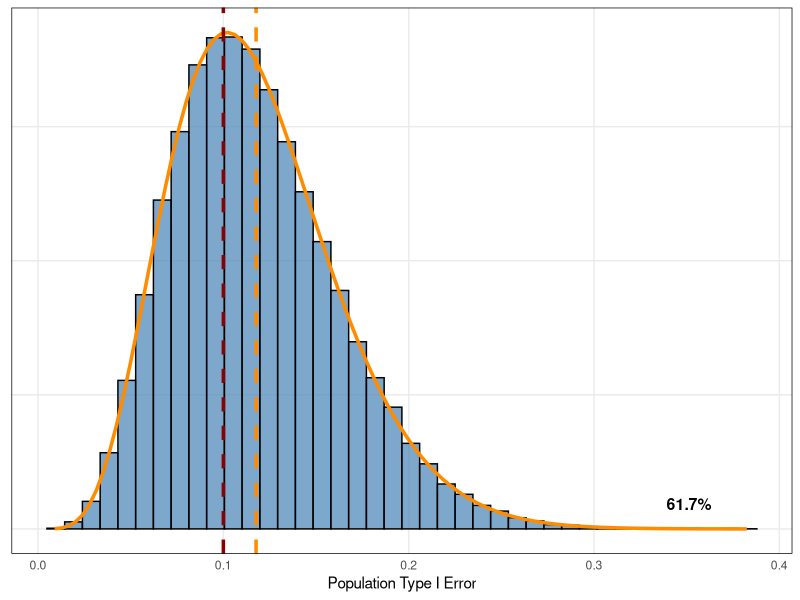
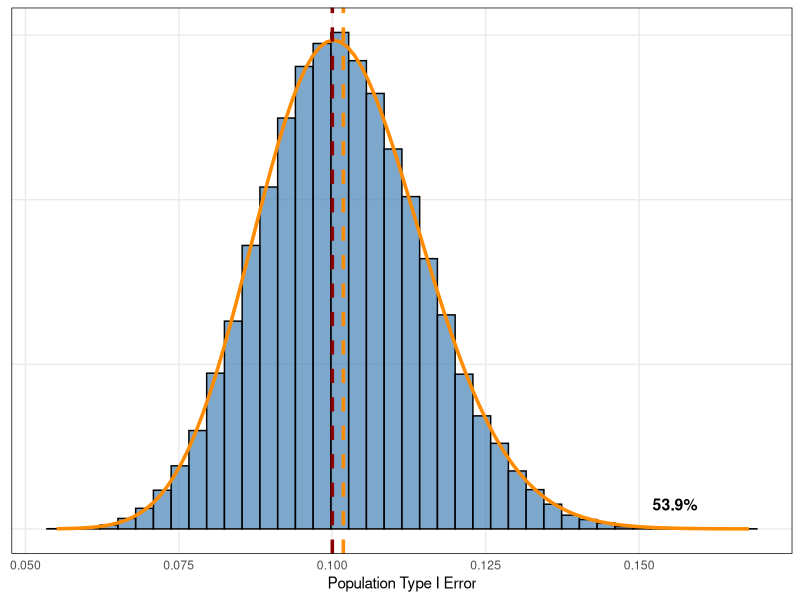
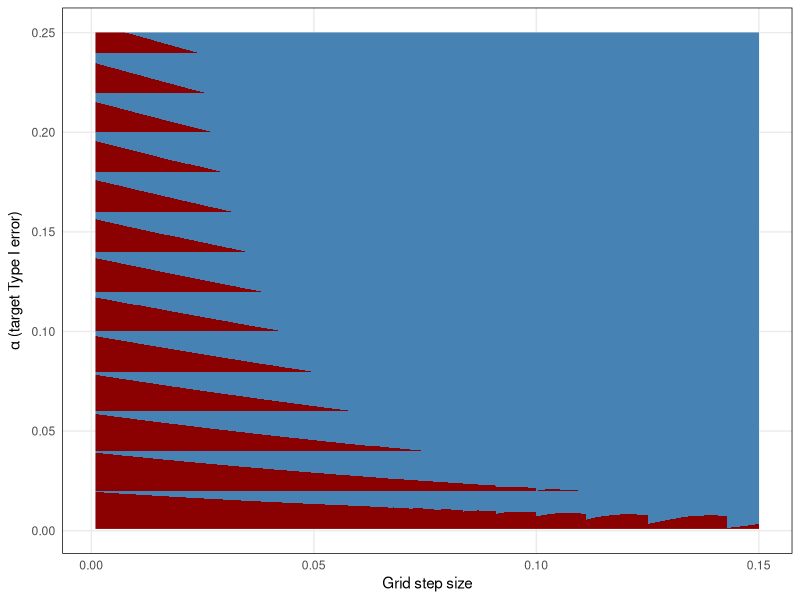
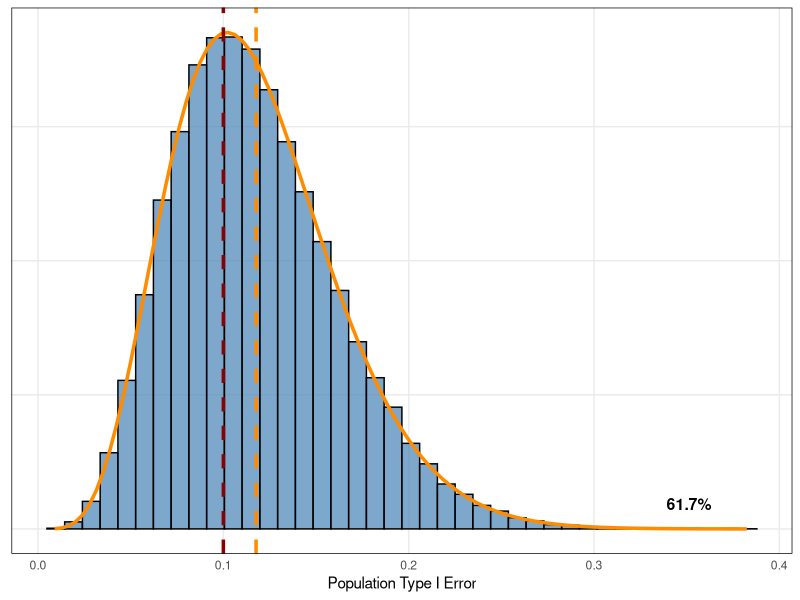
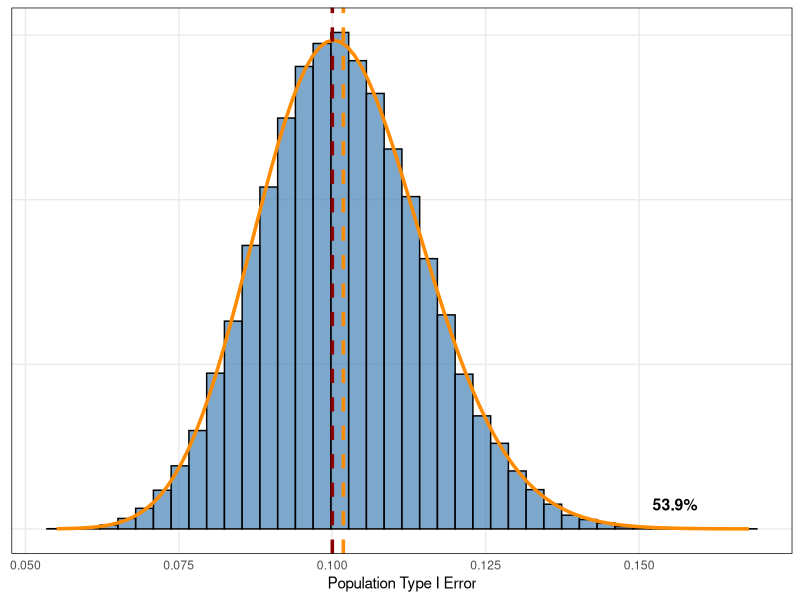
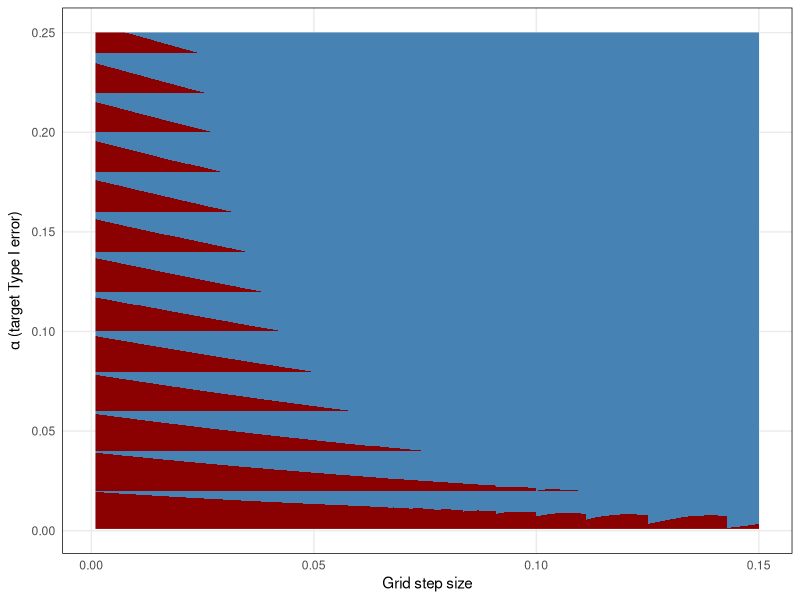

Here is the R script that generated these plots, in order:
# =============================================================================
# Section 2 Figure Generation
# =============================================================================

library(ggplot2)
library(data.table)

# --- Beta Distribution Analysis ---
n_simulations <- 50000
mu_0 <- -1.5
sigma_0 <- 1.0
target_error <- 0.1

n_emp_values <- c(50, 500)

for (n_emp in n_emp_values) {

  population_errors <- numeric(n_simulations)

  for (i in 1:n_simulations) {
    x_emp_0 <- rnorm(n_emp, mean = mu_0, sd = sigma_0)
    k <- ceiling(n_emp * (1 - target_error))
    sorted_emp <- sort(x_emp_0)
    chosen_c <- sorted_emp[k]
    true_error <- pnorm(chosen_c, mean = mu_0, sd = sigma_0, lower.tail = FALSE)
    population_errors[i] <- true_error
  }

  results_df <- data.frame(True_Error = population_errors)

  k <- ceiling(n_emp * (1 - target_error))
  print(k)
  alpha_beta <- n_emp - k + 1
  beta_beta <- k
  median <- qbeta(0.5, alpha_beta, beta_beta)

  pct_over <- mean(population_errors > target_error) * 100
  pct_label <- paste0(sprintf("%.1f", pct_over), "%")

  x_pos <- max(population_errors) * 0.95
  y_max <- max(dbeta(seq(0.01, 0.99, length.out = 500), alpha_beta, beta_beta))
  y_pos <- y_max * 0.05

  p <- ggplot(results_df, aes(x = True_Error)) +
    geom_histogram(aes(y = after_stat(density)), bins = 40, fill = "steelblue", color = "black", alpha = 0.7) +
    stat_function(fun = dbeta, args = list(shape1 = alpha_beta, shape2 = beta_beta),
                  color = "darkorange", linewidth = 1.2) +
    geom_vline(xintercept = target_error, color = "darkred", linetype = "dashed", linewidth = 1.2) +
    geom_vline(xintercept = alpha_beta / (alpha_beta + beta_beta), color = "darkorange", linetype = "dashed", linewidth = 1.2) +
    annotate("text", x = x_pos, y = y_pos, label = pct_label, size = 4, fontface = "bold", hjust = 1) +
    labs(
      x = "Population Type I Error",
      y = NULL
    ) +
    theme_minimal() +
    theme(
      plot.title = element_text(face = "bold"),
      panel.grid.minor = element_blank(),
      panel.border = element_rect(color = "black", fill = NA),
      axis.text.y = element_blank(),
      axis.ticks.y = element_blank()
    )
  print(p)

  ggsave(paste0("images/beta_distribution_plot_", n_emp, ".pdf"), plot = p, width = 5, height = 5)
}

# --- Theoretical Mean Heatmap ---
mu_0 <- -0.5
mu_1 <- 0.5
sigma <- 1
midpoint <- (mu_0 + mu_1) / 2
delta <- mu_1 - mu_0
n <- 50

alpha_grid <- seq(0.001, 0.25, length = 1000)
step_grid  <- seq(0.001, 0.15, length = 1000)
dt <- as.data.table(expand.grid(alpha_star = alpha_grid, step_size = step_grid))

dt[, expected_R0 := {
  s <- step_size[1]
  cost_grid <- seq(s, 1 - s, by = s)
  t_grid <- midpoint + sigma^2 * log(cost_grid / (1 - cost_grid)) / delta
  p_grid <- pnorm(t_grid, mean = mu_0, sd = sigma, lower.tail = FALSE)

  ks <- floor(alpha_star * n)

  cdf_matrix <- outer(ks, p_grid, function(k, p) pbinom(k, size = n, prob = p))

  pmf_matrix <- cdf_matrix
  if (ncol(cdf_matrix) > 1) {
    pmf_matrix[, 2:ncol(pmf_matrix)] <- cdf_matrix[, 2:ncol(cdf_matrix)] - cdf_matrix[, 1:(ncol(cdf_matrix)-1)]
  }

  as.vector(pmf_matrix %*% p_grid)

}, by = step_size]

dt[, bias := expected_R0 - alpha_star]
dt$over <- ifelse(dt$bias >= 0, "Aggressive", "Conservative")

p1 <- ggplot(dt, aes(x = step_size, y = alpha_star, fill = over)) +
  geom_raster() +
  scale_fill_manual(values = c("Aggressive" = "darkred", "Conservative" = "steelblue")) +
  labs(
    x = "Grid step size",
    y = expression(alpha ~ "(target Type I error)")
  ) +
  theme_minimal() +
  theme(
    plot.title = element_text(face = "bold"),
    panel.grid.minor = element_blank(),
    legend.position = "none",
    panel.border = element_rect(color = "black", fill = NA)
  )
p1

ggsave("images/TheoreticalMeanHeatmap50.pdf", plot = p1, width = 5, height = 4)
